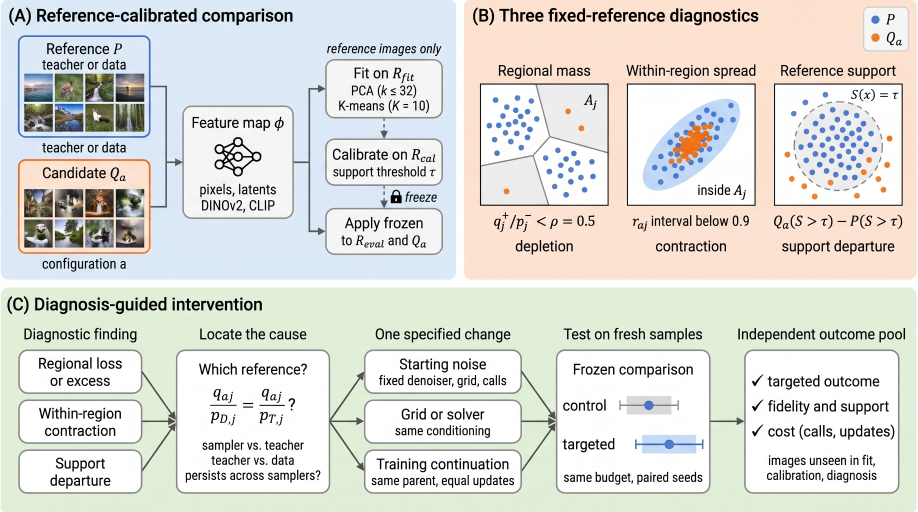
#> input picture figures/biorender/br_overview_v1.png, 2752 x 1536 px (shown at 1/3 size)
$ python br_assets.py
#> lines starting #> are read from the running program, lines starting #| are printed output that depends on the picture
"""Cut BioRender art into the pieces used by Fig. 1. Run: python3 -I scripts/br_assets.py

Source: figures/biorender/br_overview_v1.png (BioRender figure b1c851eaaafec41f3d44c9e5,
2752x1536). Only pictorial art is reused (photo thumbnails, network icon); BioRender's
lettering and its panel B/C diagrams are not used (panel B mislabelled the depleted region,
panel C truncated the reference decomposition). All labels are typeset in Times by
fig_pipeline.py.
"""
import os
import numpy as np
import cv2

HERE = os.path.dirname(os.path.abspath(__file__))
SRC = os.path.join(HERE, "..", "figures", "biorender", "br_overview_v1.png")
OUT = os.path.join(HERE, "..", "figures", "biorender", "assets")

# Photo boxes (x, y, w, h) found by connected components on the card interior.
REF = [(72, 220), (164, 220), (255, 220), (347, 220), (72, 310), (164, 311), (255, 310), (347, 311)]
CAND = [(72, 567), (164, 567), (256, 567), (347, 567), (72, 658), (164, 657), (256, 658), (347, 658)]
SIDE = 84          # common square crop inside each photo (drops the 1-2 px anti-aliased rim)
INSET = 1
REF_PICK = [0, 1, 2, 3, 4, 6]   # both seascapes kept: none appears among the candidates
CAND_PICK = [0, 1, 2, 3, 5, 6]
NET_BOX = (630, 400, 175, 135)  # network icon inside the "Feature map" card


def main():
    os.makedirs(OUT, exist_ok=True)
    im = cv2.imread(SRC, cv2.IMREAD_COLOR)
#> im is the input picture: shape (1536, 2752, 3); mean B, G, R 214.7, 220, 219.3
    assert im is not None and im.shape[:2] == (1536, 2752), "unexpected BioRender export size"
    for name, boxes, pick in (("ref", REF, REF_PICK), ("cand", CAND, CAND_PICK)):
        for k, i in enumerate(pick):
            x, y = boxes[i]
            crop = im[y + INSET:y + INSET + SIDE, x + INSET:x + INSET + SIDE]
            cv2.imwrite(os.path.join(OUT, f"{name}_{k}.png"), crop)
#> this loop made 2 passes
#> pass 1, in main, `cv2.imwrite(os.path.join(OUT, f"{name}_{k}.png"), crop)`:
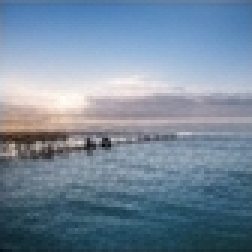
#> saved as ref_0.png: shape (84, 84, 3) (shown 3 times larger); mean B, G, R 157.1, 137.4, 117.5
#> pass 1, in main, `cv2.imwrite(os.path.join(OUT, f"{name}_{k}.png"), crop)`:
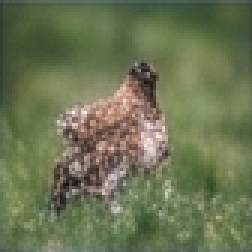
#> saved as ref_1.png: shape (84, 84, 3) (shown 3 times larger); mean B, G, R 83.2, 116.3, 107.9
#> pass 1, in main, `cv2.imwrite(os.path.join(OUT, f"{name}_{k}.png"), crop)`:
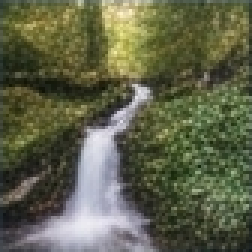
#> saved as ref_2.png: shape (84, 84, 3) (shown 3 times larger); mean B, G, R 73.8, 98.7, 95.6
#> pass 1, in main, `cv2.imwrite(os.path.join(OUT, f"{name}_{k}.png"), crop)`:
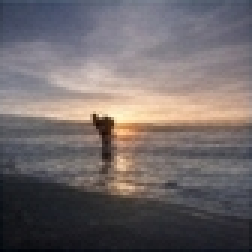
#> saved as ref_3.png: shape (84, 84, 3) (shown 3 times larger); mean B, G, R 105.5, 104.3, 111.7
    # network icon: card background -> transparent, keep dark strokes
    x, y, w, h = NET_BOX
    crop = im[y:y + h, x:x + w].astype(np.float32)
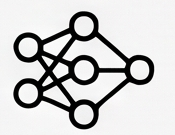
#> crop: shape (135, 175, 3) float32; mean B, G, R 203.9, 203.8, 204
    bg = np.median(np.concatenate([crop[:4].reshape(-1, 3), crop[-4:].reshape(-1, 3)]), 0)
#> bg = [245, 245, 245]
    dist = np.abs(crop - bg).sum(2)
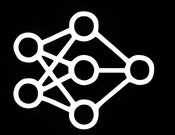
#> dist: shape (135, 175) float32; min 0, max 735, mean 127.5; drawn with min black and max white
    alpha = np.clip((dist - 20) / 120, 0, 1)
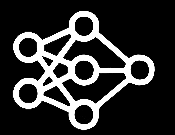
#> alpha: shape (135, 175) float32; min 0, max 1, mean 0.195
    ink = np.full_like(crop, (60, 60, 60))  # recolour strokes to the figure's ink gray (BGR)
    rgba = np.dstack([ink, alpha * 255]).astype(np.uint8)
    ys, xs = np.where(alpha > 0.05)
#> ys = 4987 values from 11 to 130; xs = 4987 values, max 154 at index 2323, min 12 at index 3774, mean 73.73
    rgba = rgba[ys.min():ys.max() + 1, xs.min():xs.max() + 1]
#> rgba: shape (120, 143, 4)
    cv2.imwrite(os.path.join(OUT, "network.png"), rgba)
    print("assets written to", os.path.relpath(OUT))
#| assets written to ../figures/biorender/assets


if __name__ == "__main__":
    main()
